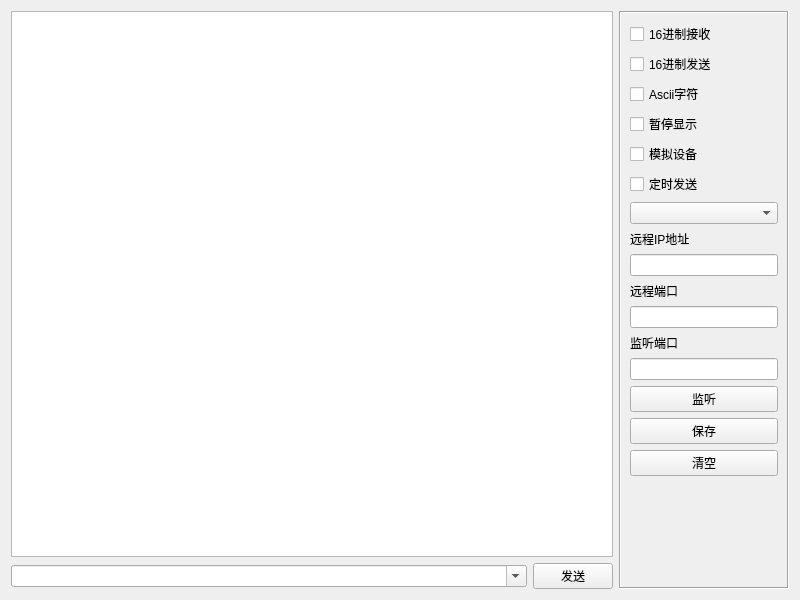
<?xml version="1.0" encoding="UTF-8"?>
<ui version="4.0">
 <class>frmUdpServer</class>
 <widget class="QWidget" name="frmUdpServer">
  <property name="geometry">
   <rect>
    <x>0</x>
    <y>0</y>
    <width>800</width>
    <height>600</height>
   </rect>
  </property>
  <property name="windowTitle">
   <string>Form</string>
  </property>
  <layout class="QGridLayout" name="gridLayout">
   <item row="0" column="0">
    <widget class="QTextEdit" name="txtMain">
     <property name="readOnly">
      <bool>true</bool>
     </property>
    </widget>
   </item>
   <item row="0" column="1" rowspan="2">
    <widget class="QFrame" name="frame">
     <property name="minimumSize">
      <size>
       <width>170</width>
       <height>0</height>
      </size>
     </property>
     <property name="maximumSize">
      <size>
       <width>170</width>
       <height>16777215</height>
      </size>
     </property>
     <property name="frameShape">
      <enum>QFrame::Box</enum>
     </property>
     <property name="frameShadow">
      <enum>QFrame::Sunken</enum>
     </property>
     <layout class="QVBoxLayout" name="verticalLayout_2">
      <item>
       <widget class="QCheckBox" name="ckHexReceive">
        <property name="text">
         <string>16进制接收</string>
        </property>
       </widget>
      </item>
      <item>
       <widget class="QCheckBox" name="ckHexSend">
        <property name="text">
         <string>16进制发送</string>
        </property>
       </widget>
      </item>
      <item>
       <widget class="QCheckBox" name="ckAscii">
        <property name="text">
         <string>Ascii字符</string>
        </property>
       </widget>
      </item>
      <item>
       <widget class="QCheckBox" name="ckShow">
        <property name="text">
         <string>暂停显示</string>
        </property>
       </widget>
      </item>
      <item>
       <widget class="QCheckBox" name="ckDebug">
        <property name="text">
         <string>模拟设备</string>
        </property>
       </widget>
      </item>
      <item>
       <widget class="QCheckBox" name="ckAutoSend">
        <property name="text">
         <string>定时发送</string>
        </property>
       </widget>
      </item>
      <item>
       <widget class="QComboBox" name="cboxInterval"/>
      </item>
      <item>
       <widget class="QLabel" name="labServerIP">
        <property name="text">
         <string>远程IP地址</string>
        </property>
       </widget>
      </item>
      <item>
       <widget class="QLineEdit" name="txtServerIP"/>
      </item>
      <item>
       <widget class="QLabel" name="labServerPort">
        <property name="text">
         <string>远程端口</string>
        </property>
       </widget>
      </item>
      <item>
       <widget class="QLineEdit" name="txtServerPort"/>
      </item>
      <item>
       <widget class="QLabel" name="labListenPort">
        <property name="text">
         <string>监听端口</string>
        </property>
       </widget>
      </item>
      <item>
       <widget class="QLineEdit" name="txtListenPort"/>
      </item>
      <item>
       <widget class="QPushButton" name="btnListen">
        <property name="text">
         <string>监听</string>
        </property>
       </widget>
      </item>
      <item>
       <widget class="QPushButton" name="btnSave">
        <property name="text">
         <string>保存</string>
        </property>
       </widget>
      </item>
      <item>
       <widget class="QPushButton" name="btnClear">
        <property name="text">
         <string>清空</string>
        </property>
       </widget>
      </item>
      <item>
       <spacer name="verticalSpacer">
        <property name="orientation">
         <enum>Qt::Vertical</enum>
        </property>
        <property name="sizeHint" stdset="0">
         <size>
          <width>20</width>
          <height>40</height>
         </size>
        </property>
       </spacer>
      </item>
     </layout>
    </widget>
   </item>
   <item row="1" column="0">
    <widget class="QWidget" name="widget" native="true">
     <layout class="QHBoxLayout" name="layUdpServer">
      <property name="leftMargin">
       <number>0</number>
      </property>
      <property name="topMargin">
       <number>0</number>
      </property>
      <property name="rightMargin">
       <number>0</number>
      </property>
      <property name="bottomMargin">
       <number>0</number>
      </property>
      <item>
       <widget class="QComboBox" name="cboxData">
        <property name="sizePolicy">
         <sizepolicy hsizetype="Ignored" vsizetype="Fixed">
          <horstretch>0</horstretch>
          <verstretch>0</verstretch>
         </sizepolicy>
        </property>
        <property name="editable">
         <bool>true</bool>
        </property>
       </widget>
      </item>
      <item>
       <widget class="QPushButton" name="btnSend">
        <property name="minimumSize">
         <size>
          <width>80</width>
          <height>0</height>
         </size>
        </property>
        <property name="maximumSize">
         <size>
          <width>80</width>
          <height>16777215</height>
         </size>
        </property>
        <property name="text">
         <string>发送</string>
        </property>
       </widget>
      </item>
     </layout>
    </widget>
   </item>
  </layout>
 </widget>
 <resources/>
 <connections/>
</ui>
